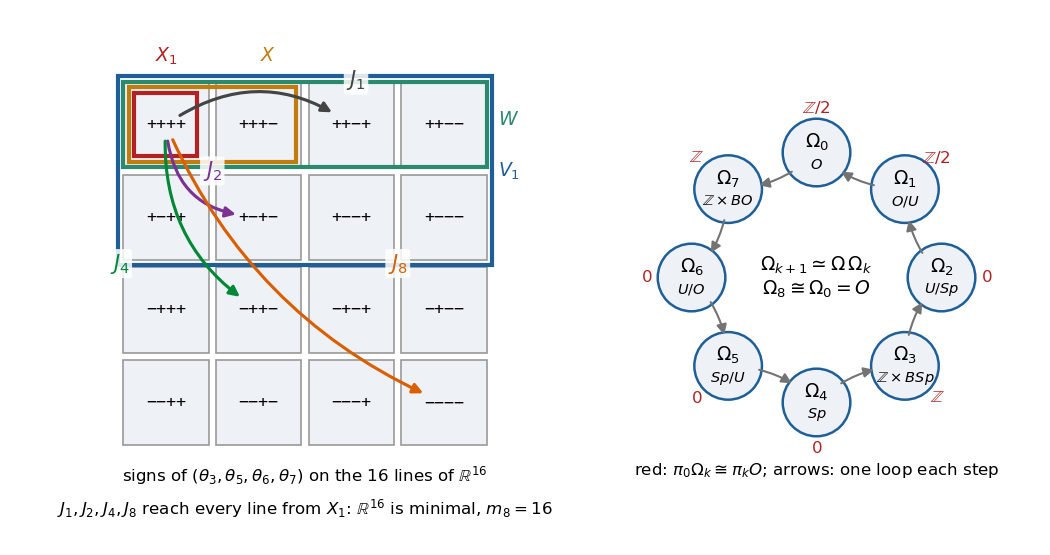

Generate this figure with Python:
"""Figure for Chapter 15: the sixteen pieces of R^16 and the eight-step chain.

Left: R^16 with the anti-commuting complex structures J'_1..J'_8 of Chapter 15, section 3, splits into
the sixteen joint eigenlines of the commuting involutions
    theta3 = J1 J2 J3, theta5 = J1 J4 J5, theta6 = J2 J4 J6, theta7 = J1 J6 J7,
drawn as a 4 x 4 grid labelled by their signs.  The nested outlines are the subspaces of Lemma 24.6:
V1 (theta3 = +), W (also theta5 = +), X (also theta6 = +), X1 (also theta7 = +).  Arrows show where
J1, J2, J4, J8 send the line X1: each reverses exactly the signs of the thetas it anti-commutes with.
Right: the eight spaces Omega_0, ..., Omega_7 of the chain, with pi_0(Omega_k) = pi_k(O).

The script also verifies numerically that the sixteen joint eigenspaces are lines and that the flips
are as drawn.  Writes fig15-clifford.png (150 dpi, 7 inches wide).
"""
import itertools

import matplotlib

matplotlib.use("Agg")
import matplotlib.patches as mpatches
import matplotlib.pyplot as plt
import numpy as np

S = np.array([[0.0, -1.0], [1.0, 0.0]])
T = np.diag([1.0, -1.0])
K = np.array([[0.0, 1.0], [1.0, 0.0]])
ONE = np.eye(2)
LETTERS = {"1": ONE, "s": S, "t": T, "k": K}
WORDS = ["11st", "1stt", "s1kt", "sttt", "sktt", "tskt", "kskt", "111s"]  # J'_1 .. J'_8


def kron_word(w):
    m = np.array([[1.0]])
    for c in w:
        m = np.kron(m, LETTERS[c])
    return m


def structures():
    J = [kron_word(w) for w in WORDS]
    n = 16
    for a in range(8):
        assert np.allclose(J[a] @ J[a], -np.eye(n)) and np.allclose(J[a].T, -J[a])
        for b in range(a + 1, 8):
            assert np.allclose(J[a] @ J[b], -J[b] @ J[a])
    th = {
        3: J[0] @ J[1] @ J[2],
        5: J[0] @ J[3] @ J[4],
        6: J[1] @ J[3] @ J[5],
        7: J[0] @ J[5] @ J[6],
    }
    return J, th


def flip_pattern(J, th, a):
    """Which thetas (in the order 3, 5, 6, 7) anti-commute with J_a (a = 1..8)."""
    return tuple(int(not np.allclose(J[a - 1] @ th[key], th[key] @ J[a - 1])) for key in (3, 5, 6, 7))


def check(J, th):
    I = np.eye(16)
    for eps in itertools.product([1, -1], repeat=4):
        P = I.copy()
        for e, key in zip(eps, (3, 5, 6, 7)):
            P = P @ (I + e * th[key]) / 2
        assert round(np.trace(P)) == 1, "joint eigenspace is not a line"


# grid position of a sign pattern (e3, e5, e6, e7): row from (e3, e5), column from (e6, e7)
ORDER = [(1, 1), (1, -1), (-1, 1), (-1, -1)]


def cell(eps):
    e3, e5, e6, e7 = eps
    return ORDER.index((e3, e5)), ORDER.index((e6, e7))


def sgn(e):
    return "+" if e > 0 else "−"


def draw_grid(ax, J, th):
    ax.set_xlim(-0.6, 4.3)
    ax.set_ylim(-0.9, 4.6)
    ax.set_aspect("equal")
    ax.axis("off")
    for eps in itertools.product([1, -1], repeat=4):
        r, c = cell(eps)
        x, y = c, 3 - r
        ax.add_patch(mpatches.Rectangle((x + 0.04, y + 0.04), 0.92, 0.92, fc="#eef2f7", ec="0.6", lw=0.8))
        ax.text(x + 0.5, y + 0.5, "".join(sgn(e) for e in eps), ha="center", va="center", fontsize=8,
                family="monospace")
    # nested subspaces of Lemma 24.6
    nests = [
        ("$V_1$", (0, 2), (4, 2), "#1f5f99"),  # rows 0-1  (theta3 = +)
        ("$W$", (0, 3), (4, 1), "#2a8a6e"),  # row 0     (theta5 = +)
        ("$X$", (0, 3), (2, 1), "#c27c0e"),  # row 0, cols 0-1 (theta6 = +)
        ("$X_1$", (0, 3), (1, 1), "#b22222"),  # the cell ++++
    ]
    pad = [0.0, 0.06, 0.12, 0.18]
    for (lab, (x, y), (w, h), col), p in zip(nests, pad):
        ax.add_patch(mpatches.Rectangle((x - 0.02 + p, y - 0.02 + p), w + 0.04 - 2 * p, h + 0.04 - 2 * p,
                                        fill=False, ec=col, lw=2.0))
    ax.text(4.08, 3.0, "$V_1$", color="#1f5f99", fontsize=9, va="center")
    ax.text(4.08, 3.55, "$W$", color="#2a8a6e", fontsize=9, va="center")
    ax.text(1.6, 4.18, "$X$", color="#c27c0e", fontsize=9, ha="center")
    ax.text(0.5, 4.18, "$X_1$", color="#b22222", fontsize=9, ha="center")
    # arrows from X_1 under J1, J2, J4, J8
    start = (0.5, 3.5)
    styles = {1: ("#444444", -0.35, (2.55, 3.98)), 2: ("#7b3294", 0.45, (1.0, 3.0)),
              4: ("#008837", 0.3, (0.0, 2.0)), 8: ("#d95f02", 0.2, (3.0, 2.0))}
    for a in (1, 2, 4, 8):
        col, rad, lab = styles[a]
        f = flip_pattern(J, th, a)
        eps = tuple(-1 if bit else 1 for bit in f)
        r, c = cell(eps)
        end = (c + 0.5, 3 - r + 0.5)
        ax.annotate("", xy=end, xytext=start,
                    arrowprops=dict(arrowstyle="-|>", color=col, lw=1.5,
                                    connectionstyle=f"arc3,rad={rad}", shrinkA=8, shrinkB=11))
        ax.text(lab[0], lab[1], f"$J_{a}$", color=col, fontsize=10, ha="center", va="center",
                bbox=dict(boxstyle="round,pad=0.12", fc="white", ec="none", alpha=0.85))
    ax.text(2.0, -0.35, "signs of $(\\theta_3,\\theta_5,\\theta_6,\\theta_7)$ on the 16 lines of $\\mathbb{R}^{16}$",
            ha="center", fontsize=8)
    ax.text(2.0, -0.7, "$J_1, J_2, J_4, J_8$ reach every line from $X_1$: $\\mathbb{R}^{16}$ is minimal, $m_8=16$",
            ha="center", fontsize=8)


def draw_clock(ax):
    ax.set_xlim(-1.95, 1.95)
    ax.set_ylim(-1.95, 1.95)
    ax.set_aspect("equal")
    ax.axis("off")
    names = ["$O$", "$O/U$", "$U/Sp$", "$\\mathbb{Z}\\times BSp$", "$Sp$", "$Sp/U$", "$U/O$",
             "$\\mathbb{Z}\\times BO$"]
    pi0 = ["$\\mathbb{Z}/2$", "$\\mathbb{Z}/2$", "$0$", "$\\mathbb{Z}$", "$0$", "$0$", "$0$", "$\\mathbb{Z}$"]
    R = 1.22
    pos = []
    for k in range(8):
        ang = np.pi / 2 - 2 * np.pi * k / 8
        pos.append((R * np.cos(ang), R * np.sin(ang)))
    for k in range(8):
        a = pos[k]
        b = pos[(k + 1) % 8]
        ax.annotate("", xy=a, xytext=b,
                    arrowprops=dict(arrowstyle="-|>", color="0.45", lw=1.0,
                                    connectionstyle="arc3,rad=-0.2", shrinkA=15, shrinkB=15))
    for k, (x, y) in enumerate(pos):
        ax.add_patch(mpatches.Circle((x, y), 0.33, fc="#eef2f7", ec="#1f5f99", lw=1.2))
        ax.text(x, y + 0.1, f"$\\Omega_{k}$", ha="center", va="center", fontsize=9)
        ax.text(x, y - 0.12, names[k], ha="center", va="center", fontsize=7)
        lx, ly = 1.66 * x / R, 1.66 * y / R
        ax.text(lx, ly, pi0[k], ha="center", va="center", fontsize=8, color="#b22222")
    ax.text(0, 0.12, "$\\Omega_{k+1}\\simeq\\Omega\\,\\Omega_k$", ha="center", va="center", fontsize=9)
    ax.text(0, -0.12, "$\\Omega_8\\cong\\Omega_0 = O$", ha="center", va="center", fontsize=9)
    ax.text(0, -1.93, "red: $\\pi_0\\Omega_k\\cong\\pi_kO$; arrows: one loop each step", ha="center",
            fontsize=8)


def main():
    J, th = structures()
    check(J, th)
    expected = {1: (0, 0, 1, 0), 2: (0, 1, 0, 1), 4: (1, 0, 0, 1), 8: (1, 1, 1, 1)}
    for a, f in expected.items():
        assert flip_pattern(J, th, a) == f
    fig, (ax1, ax2) = plt.subplots(1, 2, figsize=(7.0, 3.7), gridspec_kw={"width_ratios": [1.15, 1.0]})
    draw_grid(ax1, J, th)
    draw_clock(ax2)
    fig.tight_layout()
    fig.savefig("fig15-clifford.png", dpi=150)


if __name__ == "__main__":
    main()
